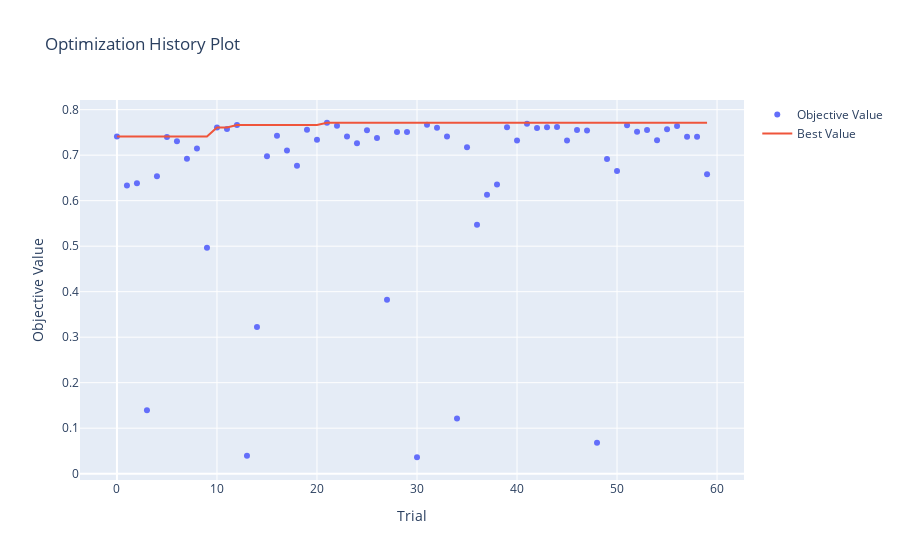

The notebook cell this image was saved under:
### Code cell
# plot performance of all trials
optuna.visualization.plot_optimization_history(study)
